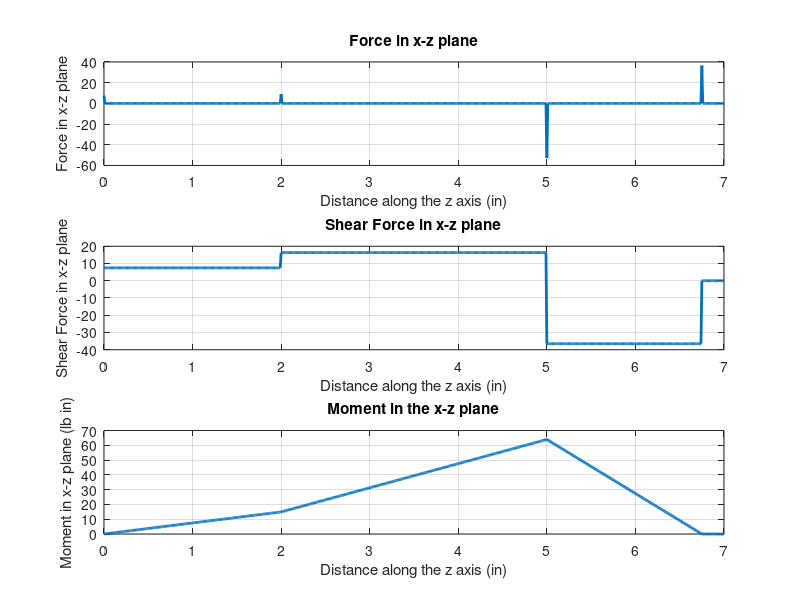
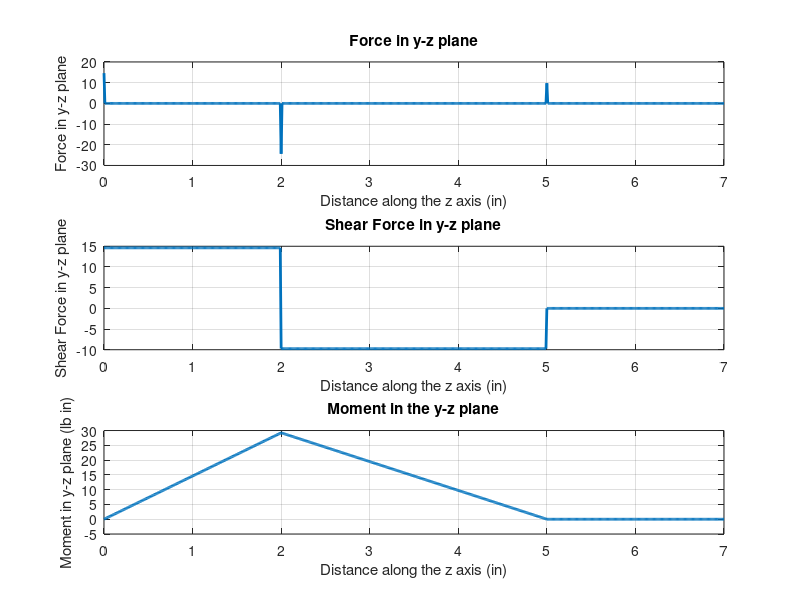
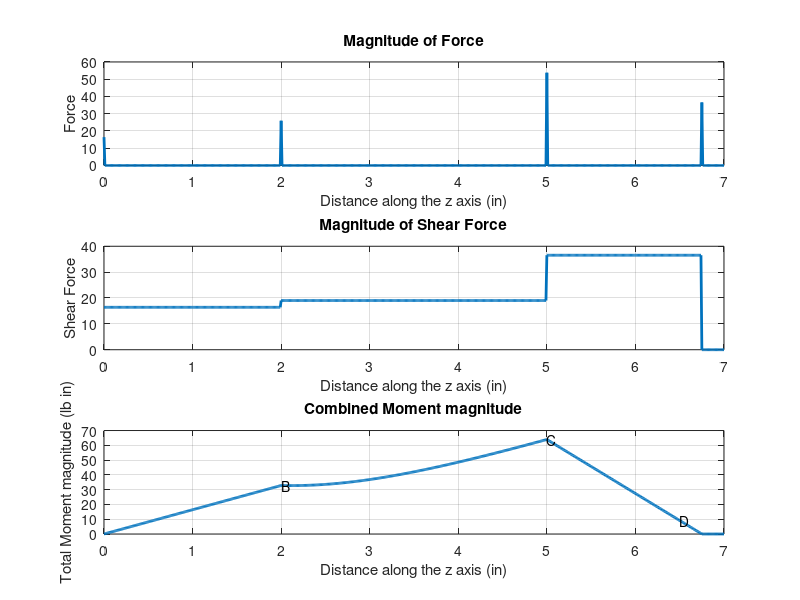

MATLAB code to generate these figures, in order:
%% ICE 1
% Shaft Design for Steady Torsion and Fully Reversed Bending
% Revision: Spring 2019
 clear; clc; close all;
%sets the default line width in plots.  Needs to be done
%only once, but it is done here so we are sure.
set(0,'DefaultLineLineWidth',2);

%% some conversions defined
hp_to_lb_in_per_sec = 6600; % 1 hp = 6600 lb*in/sec
rpm_to_radper_sec = 2*pi/60; % 1 rmp = 2*pi/60 rads/sec
deg_to_rad = (2*pi / 360); % conversion from deg to radians

%% Given
P = 2;          % hp
OMEGA = 1725;   % rpm
% Starting guessed values for some of the shaft dimensions
a = 1.5;        % in
b = 5.0;        % in
c = 6.5;        % in
p = 2.0;        % in
q = 6.75;       % in
s = 1.50;       % in
dg = 6.00;      % in
rg = 0.5*dg;     % in
ds = 6.00;      % in
rs = 0.5*ds;     % in
fprintf(1,'Gear Radius = %g in, Sheave Radisu = %g in \n',rg,rs);
% Gear Pressure Angle
PHIdeg = 20;    % deg
PHI = PHIdeg * deg_to_rad;   % rad
fprintf(1,'PHI = %g radians\n',PHI);
%% Solution
%% 1 Find the toruqe based on input power
T = P*hp_to_lb_in_per_sec/(OMEGA * rpm_to_radper_sec);     % lb in
fprintf(1,'T = %g lb*in\n',T);

%% 2 Find the belt force and total belt force
% Using the above Torque and belt tension ratio as 5
RHO = 5;     % Tension ratio - no units
Fn = T/rs;   % lb
F1 = Fn / (1 - (1/RHO)); % lb
F2 = F1 - Fn;    % lb
Fs = F1 + F2 ;   % lb
fprintf(1,'Fn = %g lb, F1 = %g lb\n',Fn,F1);
fprintf(1,'F2 = %g lb, Fs = %g lb\n',F2,Fs);
%
%% 3 Find the force due to the gear
Fgt = T / rg;    % lb
Fgr = Fgt * tan(PHI);    % lb
fprintf(1,'Fgt = %g lb, Fgr = %g lb\n',Fgt,Fgr);
%
%% 4 Assuming gear and sheave force to be concentrated at their center
% remember that these are distributed forces in reality
% Below reactions are based on the FBD drawn
% 
R2x = (1/b)*(-Fgr*p - Fs*q);  % lb
R1x = -Fgr - R2x - Fs;   % lb
R2y = (1/b)*(Fgt*p); % lb
R1y = Fgt - R2y;     % lb
fprintf(1,'R1x = %g lb, R1y = %g lb, \nR2x = %g lb, R2y = %g lb\n',R1x,R1y,R2x,R2y);
%
%% 5 Discontunity functions and obtaining the shear force and bending moments
% using the discontinuity function (as shown in the handout)
% we will then plot the loading function, shear force and bending moment in
% each place and then finally the total magnitude

% define the load function
z = 0:0.01:7;    % in
qxz = @(z) R1x .* (z==0) + Fgr .* (z==p) + R2x .*(z==b) + Fs .* (z==q);
Vxz = @(z) R1x .* (z>=0).* z.^0 + Fgr .* (z>=p).*(z-p).^0 + ...
    R2x .*(z>=b).* (z-b).^0 + Fs .* (z>=q).*(z-q).^0;
My = @(z) R1x .* (z>=0) .* z + Fgr .* (z>=p) .*...
    (z-p) + R2x .* (z>=b) .* (z-b) + Fs .* (z>=q) .* (z-q);

figure(1);
subplot(3,1,1);
plot(z,qxz(z)); grid on;
xlabel('Distance along the z axis (in)');
ylabel('Force in x-z plane');
title('Force in x-z plane');

subplot(3,1,2);
plot(z,Vxz(z));
grid on;
xlabel('Distance along the z axis (in)');
ylabel('Shear Force in x-z plane');
title('Shear Force in x-z plane');

subplot(3,1,3);
plot(z,My(z));
xlabel('Distance along the z axis (in)');
ylabel('Moment in x-z plane (lb in)');
grid on
title('Moment in the x-z plane');

% similarily compute the forces in the yz place

qyz = @(z) R1y .* (z==0) - Fgt .* (z==p) + R2y .* (z==b);
Vyz = @(z) R1y .*(z>=0).* z.^0 - Fgt .*(z>=p).* (z-p).^0 + ...
    R2y .*(z>=b).* (z-b).^0;
Mx = @(z) R1y .* (z>=0) .* z - Fgt .* (z>=p) .*...
     (z-p) + R2y .* (z>=b) .* (z-b);

figure(2)

subplot(3,1,1);
plot(z,qyz(z)); grid on;
xlabel('Distance along the z axis (in)');
ylabel('Force in y-z plane');
title('Force in y-z plane');

subplot(3,1,2);
plot(z,Vyz(z));
grid on;
xlabel('Distance along the z axis (in)');
ylabel('Shear Force in y-z plane');
title('Shear Force in y-z plane');

subplot(3,1,3);
plot(z,Mx(z))
xlabel('Distance along the z axis (in)');
ylabel('Moment in y-z plane (lb in)');
grid on
title('Moment in the y-z plane');

figure(3)

subplot(3,1,1); 
% magnitude of the load along the shaft
Q = @(z) ((qxz(z).^2 + qyz(z).^2).^(1/2));
plot(z,Q(z));
grid on;
xlabel('Distance along the z axis (in)');
ylabel('Force');
title('Magnitude of Force');

% magnitude of the shear force along the shaft
subplot(3,1,2);
V = @(z)(Vxz(z).^2 + Vyz(z).^2).^(1/2);
plot(z,V(z));
grid on;
xlabel('Distance along the z axis (in)');
ylabel('Shear Force');
title('Magnitude of Shear Force');

% magnitude of the bending moment along the shaft
subplot(3,1,3);
M = @(z)(Mx(z).^2 + My(z).^2).^(1/2);
plot(z,M(z))
xlabel('Distance along the z axis (in)')
ylabel('Total Moment magnitude (lb in)')
grid on
title('Combined Moment magnitude');
%%  6 obtain the bending moment at sections of interest
z = p   ;    % in
MB = M(z);   % lb in
fprintf(1,'At z = %g in MB = %g lb *in\n',z,MB);
z = b  ;     % in
MC = M(z);   % lb in
fprintf(1,'At z = %g in MC = %g lb *in\n',z,MC);
z = c ;      % in
MD = M(z);   % lb in
fprintf(1,'At z = %g in MD = %g lb *in\n',z,MD);

%Show points of interest on graph
Bhandle = text(p,MB,'B');
Chandle = text(b,MC,'C');
Dhandle = text(c,MD,'D');
